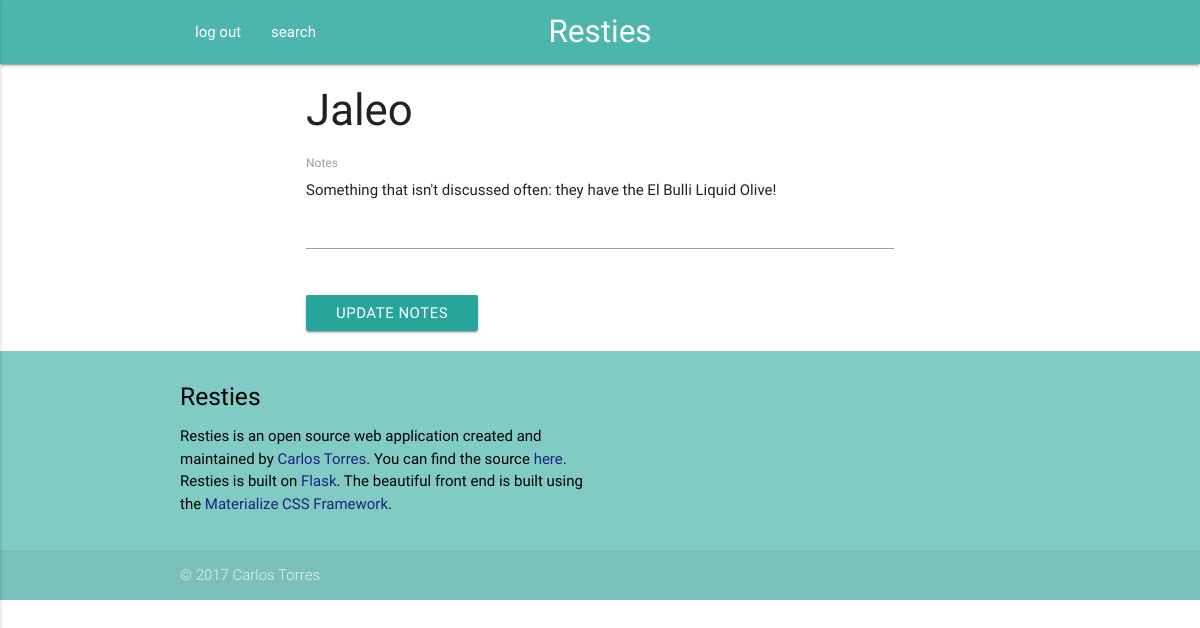
Screenshot of /editNotes/ChIJLQH_IJC3t4kRZLetUEiw_Lw (signed in) with the database file from the repository.
### project/models.py (models this page shows, shortened)
class Place(db.Model):
	__tablename__ = 'places'
	placeID = db.Column(db.String, primary_key=True)
	placeName = db.Column(db.String, nullable=False)
	notes = db.Column(db.String, nullable=True)
	userID = db.Column(db.Integer, db.ForeignKey('users.userID'), primary_key=True)

### project/places/views.py (the view)
@places_blueprint.route('/editNotes/<string:placeID>', methods=['GET','POST'])
@login_required
def editNotes(placeID):
	error = None
	place = getPlace(placeID,session['userID'])
	form = NotesForm(request.form)
	if request.method == 'POST':
		place.notes = form.notes.data
		db.session.commit()
		flash('Notes updated!')
		return redirect(url_for('places.details', placeID=placeID))
	return render_template('editNotes.html', place=place, error=error, form=form)

### project/places/forms.py
class NotesForm(Form):
	notes = TextAreaField(
		'Notes'
	)

### project/places/views.py (called while the page is built)
def login_required(test):
	@wraps(test)
	def wrap(*args, **kwargs):
		if 'logged_in' in session:
			return test(*args, **kwargs)
		else:
			flash('You need to login first.')
			return redirect(url_for('users.login'))
	return wrap

def getPlace(placeID, userID):
	return db.session.query(Place).filter_by(placeID=placeID,userID=userID).first()

### project/templates/editNotes.html (shortened to what this page needs)
{% extends "_base.html" %}
{% block content %}
  <div class="container">
  	<h3>{{ place.placeName }}</h3>
  	<div class="row">
  	  <form class="col s12" method="POST" action="{{ url_for('places.editNotes', placeID=place.placeID) }}">
  	    <div class="row">
  	    	<div class="input-field col s12">
            {% set f = form.notes.process_data(place.notes) %}
  	    	  {{  form.notes(class="materialize-textarea", id="textarea_notes", autofocus=true) }}
  	    		<label for="textarea_notes">Notes</label>
  	    	</div>
  	    </div>
  	    <button class="waves-effect waves-light btn" type="submit" name="action">Update Notes</button>
  	  </form>
  	</div>
  </div>
{% endblock %}

### rows the page displays
Place: placeName "Jaleo", notes "Something that isn't discussed often: they have the El Bulli Liquid Olive!"
